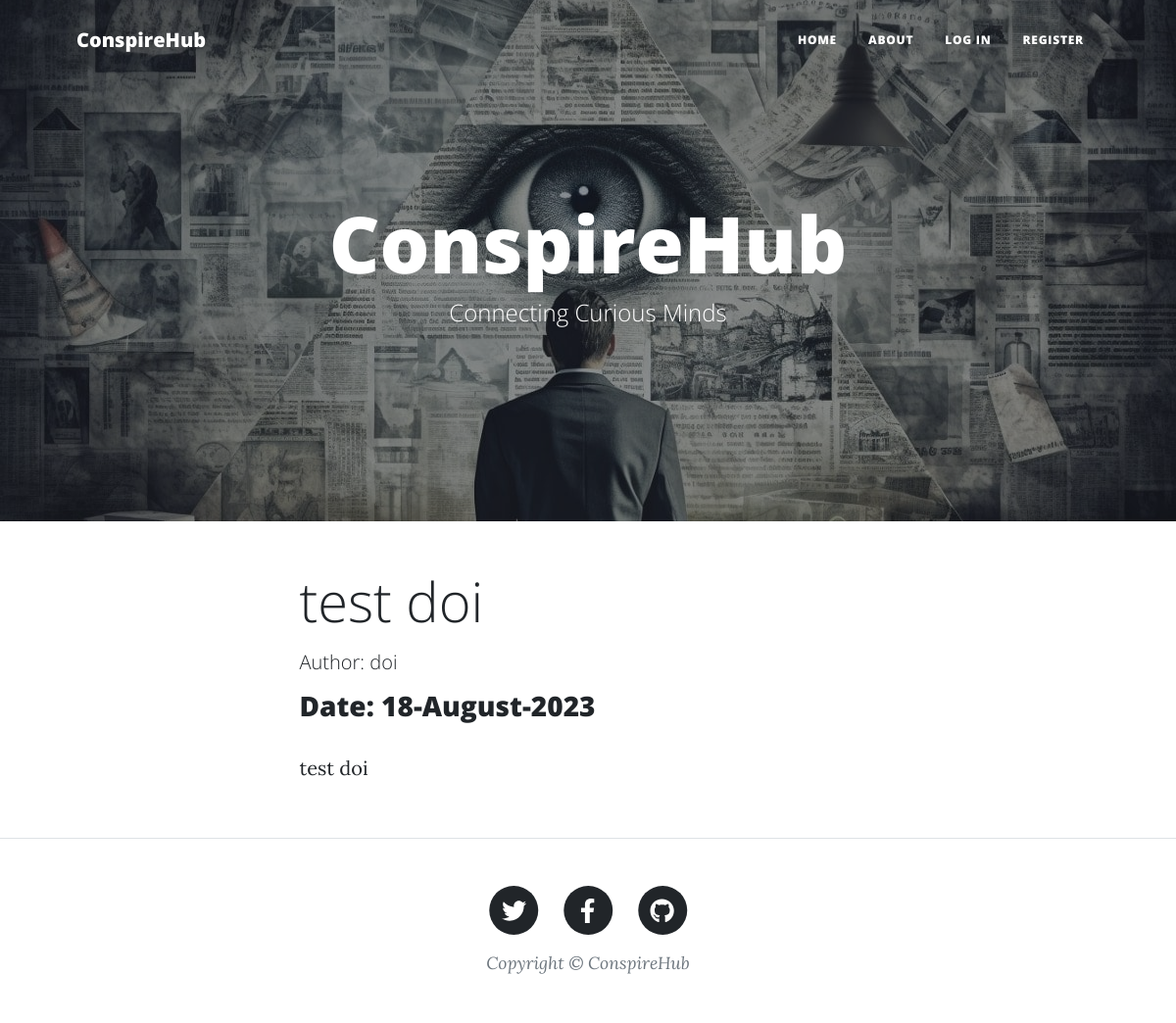
Page /6 on the committed database.
### blogproject/models.py (models this page shows, shortened)
class BlogPost(db.Model):
    users = db.relationship(User)
    id = db.Column(db.Integer, primary_key=True)
    user_id = db.Column(db.Integer, db.ForeignKey('users.id'), nullable=False)
    date = db.Column(db.DateTime, nullable=False, default=datetime.utcnow)
    title = db.Column(db.String(160), nullable=False)
    text = db.Column(db.Text, nullable=False)

class User(db.Model, UserMixin):
    __tablename__ = 'users'
    id = db.Column(db.Integer, primary_key=True)
    profile_image = db.Column(
        db.String(64), nullable=False, default='snake.png')
    email = db.Column(db.String(64), unique=True, index=True)
    username = db.Column(db.String(64), unique=True, index=True)
    password_hash = db.Column(db.String(128))
    posts = db.relationship('BlogPost', backref='author', lazy=True)

### blogproject/users/views.py (the view)
@users.route("/<username>")
def user_posts(username):
    page = request.args.get('page', 1, type=int)
    user = User.query.filter_by(username=username).first_or_404()
    blog_posts = BlogPost.query.filter_by(author=user).order_by(
        BlogPost.date.desc()).paginate(page=page, per_page=5)
    return render_template('user_posts.html',
                           blog_posts=blog_posts, user=user)

### blogproject/blog_posts/views.py (called while the page is built)
@blog_posts.route('/<int:blog_post_id>')
def view_post(blog_post_id):
    blog_post = BlogPost.query.get_or_404(blog_post_id)
    return render_template('article.html', title=blog_post.title,
                           date=blog_post.date, post=blog_post)

### blogproject/templates/article.html (shortened to what this page needs)
{% extends "base.html" %}
{% block content %}
<main class="mb-4">
    <div class="container px-4 px-lg-5">
        <div class="row gx-4 gx-lg-5 justify-content-center">
            <div class="col-md-10 col-lg-8 col-xl-7">
                <h1 class="display-4 mb-3">{{ post.title }}</h1>
                <h2 class="lead mb-3">Author: {{ post.author.username }}</h2>
                <h3 class="mb-4">Date: {{ post.date.strftime('%d-%B-%Y') }}</h3>
                <p>{{ post.text }}</p>
            </div>
        </div>
    </div>
</main>
{% endblock %}

### rows in the picture
BlogPost: title "test doi", date "18-August-2023", text "test doi"
User: author.username "doi"
